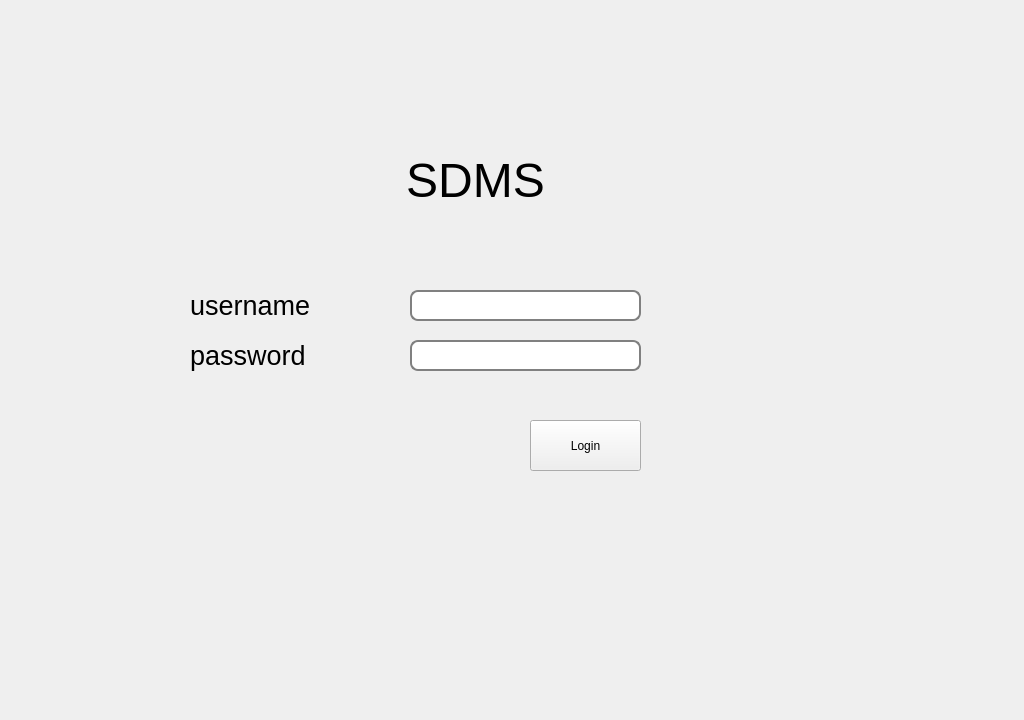
<?xml version="1.0" encoding="UTF-8"?>
<ui version="4.0">
 <class>Form</class>
 <widget class="QWidget" name="Form">
  <property name="geometry">
   <rect>
    <x>0</x>
    <y>0</y>
    <width>1024</width>
    <height>720</height>
   </rect>
  </property>
  <property name="minimumSize">
   <size>
    <width>1024</width>
    <height>720</height>
   </size>
  </property>
  <property name="windowTitle">
   <string>Form</string>
  </property>
  <property name="autoFillBackground">
   <bool>true</bool>
  </property>
  <property name="styleSheet">
   <string notr="true">QLineEdit {
padding: 1px;
border-style: solid;
border: 2px solid gray;
border-radius: 8px;
}</string>
  </property>
  <widget class="QLabel" name="label">
   <property name="geometry">
    <rect>
     <x>300</x>
     <y>120</y>
     <width>351</width>
     <height>121</height>
    </rect>
   </property>
   <property name="text">
    <string>&lt;html&gt;&lt;head/&gt;&lt;body&gt;&lt;p align=&quot;center&quot;&gt;&lt;span style=&quot; font-size:36pt;&quot;&gt;SDMS&lt;/span&gt;&lt;/p&gt;&lt;/body&gt;&lt;/html&gt;</string>
   </property>
  </widget>
  <widget class="QLabel" name="label_2">
   <property name="geometry">
    <rect>
     <x>190</x>
     <y>290</y>
     <width>131</width>
     <height>31</height>
    </rect>
   </property>
   <property name="text">
    <string>&lt;html&gt;&lt;head/&gt;&lt;body&gt;&lt;p&gt;&lt;span style=&quot; font-size:20pt;&quot;&gt;username&lt;/span&gt;&lt;/p&gt;&lt;/body&gt;&lt;/html&gt;</string>
   </property>
  </widget>
  <widget class="QLabel" name="label_3">
   <property name="geometry">
    <rect>
     <x>190</x>
     <y>340</y>
     <width>131</width>
     <height>31</height>
    </rect>
   </property>
   <property name="text">
    <string>&lt;html&gt;&lt;head/&gt;&lt;body&gt;&lt;p&gt;&lt;span style=&quot; font-size:20pt;&quot;&gt;password&lt;/span&gt;&lt;/p&gt;&lt;/body&gt;&lt;/html&gt;</string>
   </property>
  </widget>
  <widget class="QLineEdit" name="lineEdit_username">
   <property name="geometry">
    <rect>
     <x>410</x>
     <y>290</y>
     <width>231</width>
     <height>31</height>
    </rect>
   </property>
  </widget>
  <widget class="QLineEdit" name="lineEdit_password">
   <property name="geometry">
    <rect>
     <x>410</x>
     <y>340</y>
     <width>231</width>
     <height>31</height>
    </rect>
   </property>
   <property name="echoMode">
    <enum>QLineEdit::Password</enum>
   </property>
  </widget>
  <widget class="QPushButton" name="button_login">
   <property name="geometry">
    <rect>
     <x>530</x>
     <y>420</y>
     <width>111</width>
     <height>51</height>
    </rect>
   </property>
   <property name="text">
    <string>Login</string>
   </property>
  </widget>
 </widget>
 <resources/>
 <connections/>
</ui>
